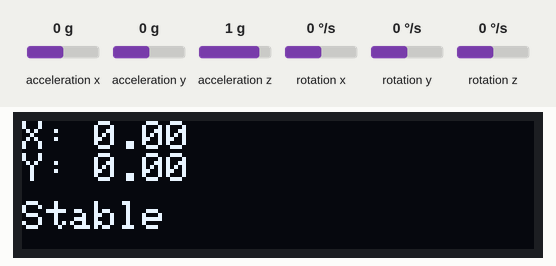
Simulated run of this sketch. Board: Arduino Uno, built with avr-gcc and run on an emulated ATmega328P. Shown: 128×32 one-colour display. Wiring (inferred from the names in the program): MPU-6050 motion sensor at I2C address 0x68. Inputs (shaded band) come from the test bench; at power-on: acceleration y 0 g, acceleration x 0 g, acceleration z 1 g, rotation x 0 °/s, rotation y 0 °/s, rotation z 0 °/s. The display library's start-up logo is not drawn; what the sketch prints to the serial monitor is not drawn.

Above: at 1.4 s.
1.5 s: acceleration y set to -1.4 g
At 1.68 s:
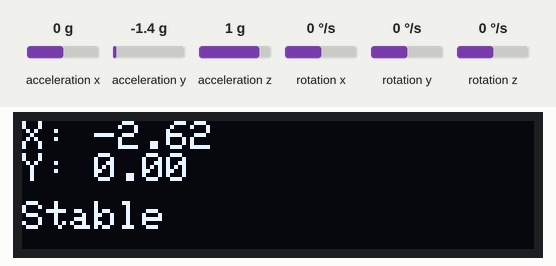
3.9 s: acceleration x set to 0.8 g
At 6.41 s:
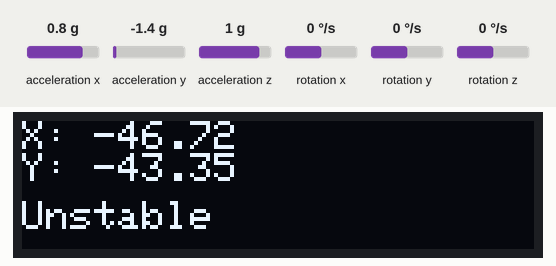
6.9 s: acceleration z set to -1.4 g
At 7.65 s:
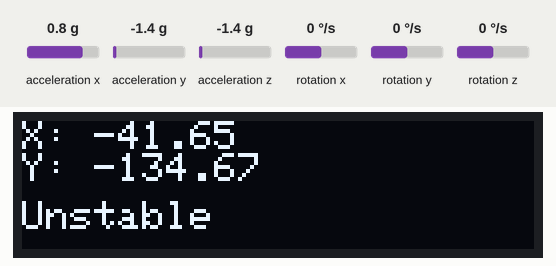
8.6 s: rotation x set to -192 °/s
At 8.9 s:
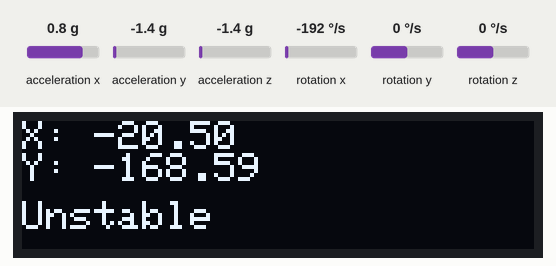
10.2 s: rotation y set to 192 °/s
At 10.75 s:
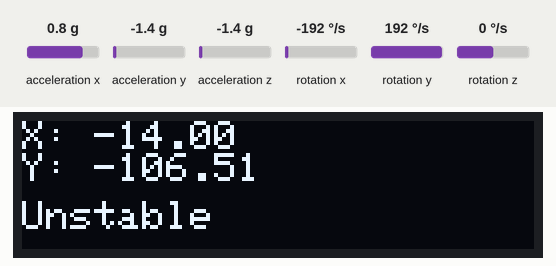
11.7 s: acceleration x set to -1.4 g
At 11.99 s:
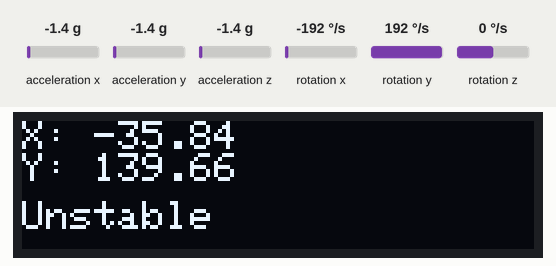
Timing chart, 0 to 14.3 s (numbered marks = the images above; inputs shaded):
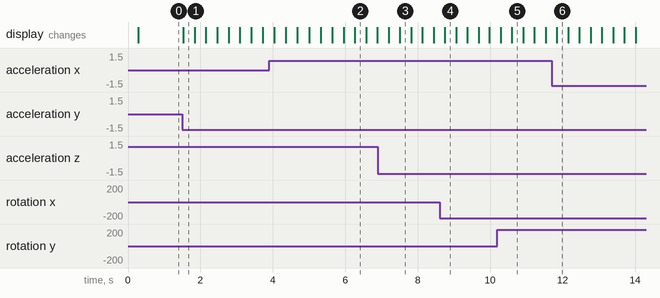

The sketch:

Electronic_Level.ino
```cpp
/*
    The code for the filters used are based on Kristian Lauszus of TKJ Electronics'
    KalmanFilter library and the MPU6050 example sketch
*/
// Source: https://github.com/TKJElectronics/KalmanFilter


#include <MPU6050.h>
#include <Kalman.h>
#include <SPI.h>
#include <Wire.h>
#include <Adafruit_GFX.h>
#include <Adafruit_SSD1306.h>
#define OLED_RESET 4    // #define --> all values of OLED_RESET will be replaced with 4
Adafruit_SSD1306 display(OLED_RESET);
#include "Wire.h"
#include "I2Cdev.h"
#include "MPU6050.h"
float alpha  = 0.93;
float beta = 0.07;
MPU6050 accelgyro;

// IMU Valus //
int16_t ax, ay, az;
int16_t gx, gy, gz;

//*** setting up filter variables and integration timing ***///

// creates kalman instances for x and y axes
Kalman kalmanX;
Kalman kalmanY;

//define the variables
float accX, accY, accZ, gyroX, gyroY, gyroZ;
float pitchAcc, rollAcc;
float gyroXangle, gyroYangle; // Angle calculate using the gyro only
float compAngleX, compAngleY; // Calculated angle using a complementary filter
float kalAngleX, kalAngleY; // Calculated angle using a Kalman filter
float kalXmax = 0; // used to determine stability of x degree measurment
float kalXmin = 0;
float kalXavglast = 0;
float kalXavg = 0;
volatile int count = 0;
uint32_t timer;
double dt = 0;
float dx = 0;
/// variables established to print to Serial or OLED
double gyroXanglePrint, gyroYanglePrint;
double compAngleXprint, compAngleYprint;
double kalAngleXprint, kalAngleYprint;
double pitchPrint, rollPrint;

//*** run setup routine ***//

void setup() {
  // initialize serial communication
  Serial.begin(115200);

  // join I2C bus (I2Cdev library doesn't do this automatically)
  Wire.begin();

  // initialize device
  Serial.println("Initializing I2C devices...");
  accelgyro.initialize();
  Wire.beginTransmission(0b1101000); //I2C address of chip
  Wire.write(0x1A); // access Register 1A
  Wire.write(0b00000000); // disable fsync and set accel and gyro filtering to 260 and 256
  Wire.endTransmission(); // end sending to that register

  // verify connection
  Serial.println("Testing device connections...");
  Serial.println(accelgyro.testConnection() ? "MPU6050 connection successful" : "MPU6050 connection failed");

  //OLED init for 128x32 display size
  display.begin(SSD1306_SWITCHCAPVCC, 0x3C);  // initialize with the I2C addr 0x3C (for the 128x32)
  display.display();

  // Set optimal offsets
  SetOffsets();

  // wait for sensor to stabillize
  // currently only method utilized to stabilize sensor is for it to run for a breif period of time before you start to read data
  Serial.println("Waiting for MPU 6050 to stabilize...");
  delay(200);
  Serial.println("Sucess");
  accelgyro.getMotion6(&ax, &ay, &az, &gx, &gy, &gz);
  accX = ax;
  accY = ay;
  accZ = az;

  double roll  = atan(accY / sqrt(accX * accX + accZ * accZ)) * RAD_TO_DEG;
  double pitch = atan2(-accX, accZ) * RAD_TO_DEG;

  kalmanX.setAngle(roll); // Set starting angle
  kalmanY.setAngle(pitch);
  gyroXangle = roll;
  gyroYangle = pitch;
  compAngleX = roll;
  compAngleY = pitch;
  timer = micros();

}

void loop() {

  processData();
  updateDisplay();
  delay(2); // 2ms delay so we dont burn through code

}

void processData() {

  /*
   *  processData() takes in IMU values and computes the angle off of each axis in deg
   *  The MPU-6050 is very sensitive to noise and/or drift over time, which is accounted for here
   *  a Kalman filter and a Complementary filter are employed seperatly to account for this
   *  The angles output by each filter can be compared to see which one is more accurate
   *  The Kalman filter output is what we want as it currently produces a more accurate output
   *
  */

  accelgyro.getMotion6(&ax, &ay, &az, &gx, &gy, &gz);
  accX = ax;
  accY = ay;
  accZ = az;
  gyroX = gx;
  gyroY = gy;
  gyroZ = gz;

  dt = (double)(micros() - timer) / 1000000; // Calculate dt for integration with units of sec
  timer = micros(); // record new timer value

  // roll and pitch are restricted to -pi and pi rads then converted to deg
  double roll  = atan(accY / sqrt(accX * accX + accZ * accZ)) * RAD_TO_DEG;
  double pitch = atan2(-accX, accZ) * RAD_TO_DEG;
  double gyroXrate = gyroX / 131.0; // Convert to deg/s -- > 131.0 is current resolution
  double gyroYrate = gyroY / 131.0; // Convert to deg/s

  // processes and handles when accel angle jumps between -180 and 180 deg
  // This fixes the transition problem when the accelerometer angle jumps between -180 and 180 degrees
  if ((pitch < -90 && kalAngleY > 90) || (pitch > 90 && kalAngleY < -90)) {
    kalmanY.setAngle(pitch);
    compAngleY = pitch;
    kalAngleY = pitch;
    gyroYangle = pitch;
  }
  else{
    kalAngleY = kalmanY.getAngle(pitch, gyroYrate, dt); // Calculate the angle using a Kalman filter
  }
  if (abs(kalAngleY) > 90)
    gyroXrate = -gyroXrate; // Invert rate, so it fits the restriced accelerometer reading
  kalAngleX = kalmanX.getAngle(roll, gyroXrate, dt); // Calculate the angle using a Kalman filter

  // Calculate gyro angle without any filter
  gyroXangle += gyroXrate * dt;
  gyroYangle += gyroYrate * dt;

  // Calculate the angle using a Complimentary filter
  compAngleX = alpha * (compAngleX + gyroXrate * dt) + beta * roll;
  compAngleY = alpha * (compAngleY + gyroYrate * dt) + beta * pitch;

  // Reset the gyro angle when it has drifted too much
  if (gyroXangle < -180 || gyroXangle > 180)
    gyroXangle = kalAngleX;
  if (gyroYangle < -180 || gyroYangle > 180)
    gyroYangle = kalAngleY;

  pitchPrint = pitch;
  rollPrint = roll;

  /* since this routine redefines some values at the beginning the values are passed to
     new variables that will hold it for printing.
     most of the variables used to calculate the angles are not defined globally
  */
  compAngleXprint = compAngleX;
  compAngleYprint = compAngleY;
  gyroXanglePrint = gyroXangle;
  gyroYanglePrint = gyroYangle;
  kalAngleXprint = kalAngleX;
  kalAngleYprint = kalAngleY;

  /*
   * Checks to see if the kal X angle is stable --> dx < .25 deg
   */
  if (kalAngleX > kalXmax)
  {kalXmax = kalAngleX;}
  if(kalAngleX < kalXmin)
  {kalXmin = kalAngleX;}
  count += 1;
  if (count == 50){
    kalXavglast = kalXmax - kalXmin;
    kalXmax = 0;
    kalXmin = 0;
  }
  if (count == 100){
    kalXavg = kalXmax - kalXmin;
    kalXmax = 0;
    kalXmin = 0;
    dx = kalXavglast - kalXavg;
    count = 0;
  }
  if (count > 105){
    count = 0;
  }

}

void CheckOffsets() {

  //*** Checks current offsets and prints them to Serial ***//

  Serial.print(accelgyro.getXAccelOffset()); Serial.print("\t"); //  prints current offsets
  Serial.print(accelgyro.getYAccelOffset()); Serial.print("\t"); //
  Serial.print(accelgyro.getZAccelOffset()); Serial.print("\t"); //
  Serial.print(accelgyro.getXGyroOffset()); Serial.print("\t"); //
  Serial.print(accelgyro.getYGyroOffset()); Serial.print("\t"); //
  Serial.print(accelgyro.getZGyroOffset()); Serial.print("\t"); //
  Serial.print("\n");
}


void SetOffsets() {

  //***Reads current offsets and then updates them to values set by user ***//
  // currently have to hard code offsets by changing them below

  Serial.println("Updating internal sensor offsets...");
  Serial.println("Old offsets...");
  CheckOffsets();
  accelgyro.setXGyroOffset(36);
  accelgyro.setYGyroOffset(-26);
  accelgyro.setZGyroOffset(8);
  accelgyro.setXAccelOffset(-5);
  accelgyro.setYAccelOffset(-1859);
  accelgyro.setZAccelOffset(1767);
  Serial.println("Updated offsets...");
  // Print new offsets
  Serial.print(accelgyro.getXAccelOffset()); Serial.print("\t");
  Serial.print(accelgyro.getYAccelOffset()); Serial.print("\t");
  Serial.print(accelgyro.getZAccelOffset()); Serial.print("\t");
  Serial.print(accelgyro.getXGyroOffset());  Serial.print("\t");
  Serial.print(accelgyro.getYGyroOffset());  Serial.print("\t");
  Serial.print(accelgyro.getZGyroOffset());  Serial.print("\t");
  Serial.print("\n");

}

void updateDisplay() {
  // updates OLED and Serial

  // OLED
  display.clearDisplay();
  display.setTextSize(1);
  display.setTextColor(WHITE);
  display.setCursor(0, 0);

#if 1 // set to 1 if you want this printed to OLED
  display.print("X: ");
  display.println(kalAngleXprint);
  display.print("Y: ");
  display.println(kalAngleYprint);

    if(dx < .25){
      display.setCursor(0, 20);
      display.print("Stable");
      }
    if(dx >= .25){
      display.setCursor(0, 20);
      display.print("Unstable");
       }
#endif

#if 0 // set to 1 if you want this printed to OLED
  display.print("Pitch: ");
  display.println(pitchPrint);
  display.print("Roll: ");
  display.println(rollPrint);
#endif

  display.display();

  // SERIAL
#if 0 // set to 1 if you want pitch and roll values
  Serial.print("Pitch: ");
  Serial.print(pitchPrint); Serial.print("\t");
  Serial.print("  Roll: ");
  Serial.print(rollPrint); Serial.print("\t");

#endif

#if 1   // set to 0 to stop printing to serial
  // pitch and roll are unfiltered values

  Serial.print("gyroX: ");
  Serial.print(gyroXanglePrint); Serial.print("\t");
  Serial.print("  gyroY: ");
  Serial.print(gyroYanglePrint); Serial.print("\t");
  Serial.print("  compX: ");
  Serial.print(compAngleXprint); Serial.print("\t");
  Serial.print("  compY: ");
  Serial.print(compAngleYprint); Serial.print("\t");
  Serial.print("  kalX: ");
  Serial.print(kalAngleXprint); Serial.print("\t");
  Serial.print("  kalY: ");
  Serial.print(kalAngleYprint); Serial.print("\t");
#endif

#if 1
  Serial.print(" LA: ");
  Serial.print(kalXavglast); Serial.print("\t");
  Serial.print(" A: ");
  Serial.print(kalXavg); Serial.print("\t");
  Serial.print(" dx: ");
  Serial.print(dx); Serial.print("\t");
  Serial.print(" LC: ");
  Serial.print(count); Serial.print("\t");

#endif

  Serial.print("\r\n");

}
```

Measured:
- after the input at 1.5 s, the display: changes at once (image 1)
